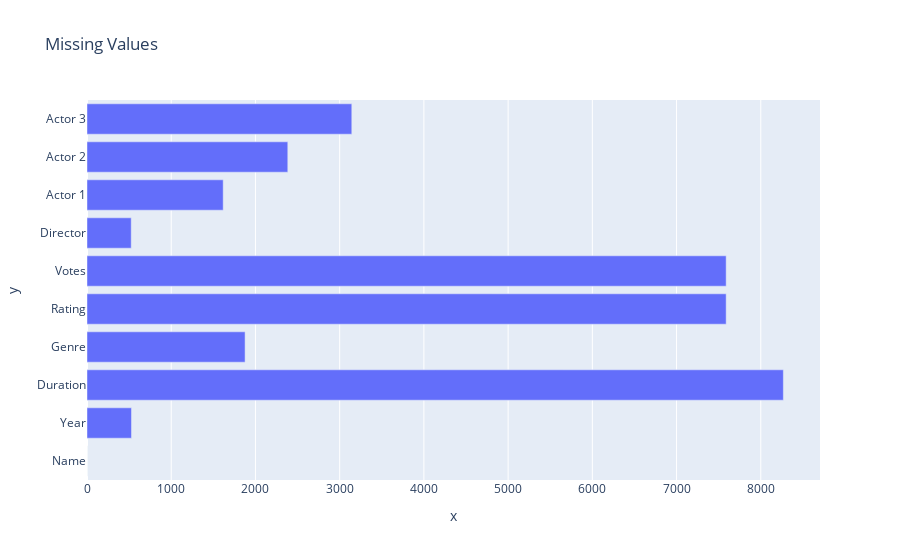

Write notebook code for a chart like this one.
### Markdown cell above
# Handling Nan Values

### Code cell
missing = df.isna().sum()
fig = px.bar(x=missing.values, y=missing.index, orientation='h', title='Missing Values')
fig.show()

### Figure 1 — Plotly figure (JSON) as saved in the notebook; plotly's stock layout.template omitted (floating-point values rounded to 4 significant figures)
{"data": [{"hovertemplate": "x=%{x}<br>y=%{y}<extra></extra>", "legendgroup": "", "marker": {"color": "#636efa", "pattern": {"shape": ""}}, "name": "", "orientation": "h", "showlegend": false, "textposition": "auto", "type": "bar", "x": [0, 528, 8268, 1877, 7589, 7589, 525, 1617, 2384, 3144], "xaxis": "x", "y": ["Name", "Year", "Duration", "Genre", "Rating", "Votes", "Director", "Actor 1", "Actor 2", "Actor 3"], "yaxis": "y"}], "layout": {"barmode": "relative", "legend": {"tracegroupgap": 0}, "title": {"text": "Missing Values"}, "xaxis": {"anchor": "y", "domain": [0, 1], "title": {"text": "x"}}, "yaxis": {"anchor": "x", "domain": [0, 1], "title": {"text": "y"}}}}
